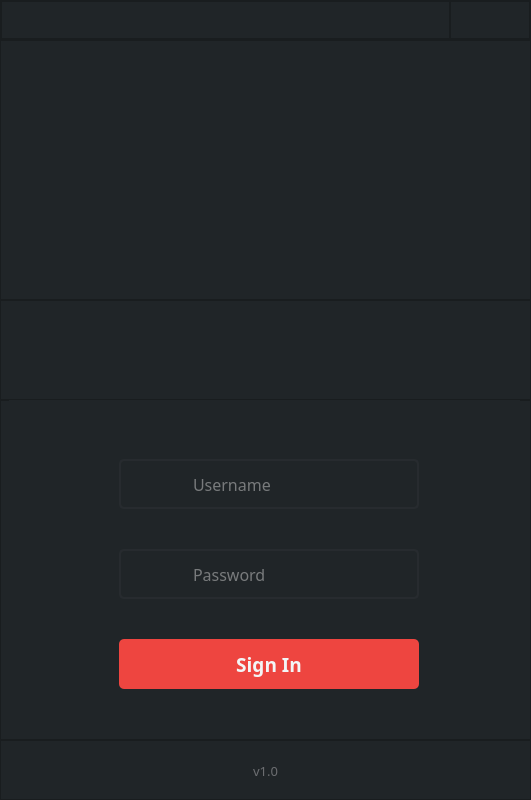
<?xml version="1.0" encoding="UTF-8"?>
<ui version="4.0">
 <class>BillyAuth</class>
 <widget class="QMainWindow" name="BillyAuth">
  <property name="geometry">
   <rect>
    <x>0</x>
    <y>0</y>
    <width>531</width>
    <height>800</height>
   </rect>
  </property>
  <property name="windowTitle">
   <string>MainWindow</string>
  </property>
  <widget class="QWidget" name="mainAuthWidget">
   <property name="styleSheet">
    <string notr="true">background-color: rgb(32, 37, 40);</string>
   </property>
   <layout class="QVBoxLayout" name="verticalLayout">
    <property name="spacing">
     <number>0</number>
    </property>
    <property name="leftMargin">
     <number>0</number>
    </property>
    <property name="topMargin">
     <number>0</number>
    </property>
    <property name="rightMargin">
     <number>0</number>
    </property>
    <property name="bottomMargin">
     <number>0</number>
    </property>
    <item>
     <widget class="QFrame" name="authHeader">
      <property name="maximumSize">
       <size>
        <width>16777215</width>
        <height>300</height>
       </size>
      </property>
      <property name="frameShape">
       <enum>QFrame::NoFrame</enum>
      </property>
      <property name="frameShadow">
       <enum>QFrame::Raised</enum>
      </property>
      <layout class="QVBoxLayout" name="verticalLayout_2">
       <property name="spacing">
        <number>0</number>
       </property>
       <property name="leftMargin">
        <number>0</number>
       </property>
       <property name="topMargin">
        <number>0</number>
       </property>
       <property name="rightMargin">
        <number>0</number>
       </property>
       <property name="bottomMargin">
        <number>0</number>
       </property>
       <item>
        <widget class="QFrame" name="authControl">
         <property name="minimumSize">
          <size>
           <width>0</width>
           <height>0</height>
          </size>
         </property>
         <property name="maximumSize">
          <size>
           <width>16777215</width>
           <height>40</height>
          </size>
         </property>
         <property name="frameShape">
          <enum>QFrame::StyledPanel</enum>
         </property>
         <property name="frameShadow">
          <enum>QFrame::Raised</enum>
         </property>
         <layout class="QHBoxLayout" name="horizontalLayout">
          <property name="spacing">
           <number>0</number>
          </property>
          <property name="leftMargin">
           <number>0</number>
          </property>
          <property name="topMargin">
           <number>0</number>
          </property>
          <property name="rightMargin">
           <number>0</number>
          </property>
          <property name="bottomMargin">
           <number>0</number>
          </property>
          <item>
           <widget class="QFrame" name="authDrag">
            <property name="maximumSize">
             <size>
              <width>16777215</width>
              <height>40</height>
             </size>
            </property>
            <property name="frameShape">
             <enum>QFrame::StyledPanel</enum>
            </property>
            <property name="frameShadow">
             <enum>QFrame::Raised</enum>
            </property>
           </widget>
          </item>
          <item>
           <widget class="QFrame" name="authControlButtons">
            <property name="maximumSize">
             <size>
              <width>80</width>
              <height>40</height>
             </size>
            </property>
            <property name="frameShape">
             <enum>QFrame::StyledPanel</enum>
            </property>
            <property name="frameShadow">
             <enum>QFrame::Raised</enum>
            </property>
            <layout class="QHBoxLayout" name="horizontalLayout_2">
             <property name="spacing">
              <number>0</number>
             </property>
             <property name="leftMargin">
              <number>0</number>
             </property>
             <property name="topMargin">
              <number>0</number>
             </property>
             <property name="rightMargin">
              <number>0</number>
             </property>
             <property name="bottomMargin">
              <number>0</number>
             </property>
             <item>
              <widget class="QPushButton" name="btnMinimizeAuth">
               <property name="font">
                <font>
                 <kerning>false</kerning>
                </font>
               </property>
               <property name="styleSheet">
                <string notr="true">QPushButton{
	border: none;
	background-color: rgb(32, 37, 40);
}
QPushButton:hover{
	background-color:#2a2e32;
}</string>
               </property>
               <property name="text">
                <string/>
               </property>
               <property name="icon">
                <iconset resource="billy_app.qrc">
                 <normaloff>:/images/Resources/minimize.png</normaloff>:/images/Resources/minimize.png</iconset>
               </property>
               <property name="iconSize">
                <size>
                 <width>40</width>
                 <height>40</height>
                </size>
               </property>
               <property name="flat">
                <bool>true</bool>
               </property>
              </widget>
             </item>
             <item>
              <widget class="QPushButton" name="btnCloseAuth">
               <property name="styleSheet">
                <string notr="true">QPushButton{
	border: none;
	background-color: rgb(32, 37, 40);
}
QPushButton:hover{
	background-color:#C72C41;
}</string>
               </property>
               <property name="text">
                <string/>
               </property>
               <property name="icon">
                <iconset resource="billy_app.qrc">
                 <normaloff>:/images/Resources/close.png</normaloff>:/images/Resources/close.png</iconset>
               </property>
               <property name="iconSize">
                <size>
                 <width>40</width>
                 <height>40</height>
                </size>
               </property>
               <property name="flat">
                <bool>true</bool>
               </property>
              </widget>
             </item>
            </layout>
           </widget>
          </item>
         </layout>
        </widget>
       </item>
       <item>
        <widget class="QFrame" name="authLogo">
         <property name="maximumSize">
          <size>
           <width>16777215</width>
           <height>260</height>
          </size>
         </property>
         <property name="styleSheet">
          <string notr="true">background-image: url(:/images/Resources/billy_full_logo_auth.png);
background-repeat: none;
background-position: center;</string>
         </property>
         <property name="frameShape">
          <enum>QFrame::StyledPanel</enum>
         </property>
         <property name="frameShadow">
          <enum>QFrame::Raised</enum>
         </property>
        </widget>
       </item>
      </layout>
     </widget>
    </item>
    <item>
     <widget class="QFrame" name="authButtons">
      <property name="maximumSize">
       <size>
        <width>16777215</width>
        <height>100</height>
       </size>
      </property>
      <property name="frameShape">
       <enum>QFrame::StyledPanel</enum>
      </property>
      <property name="frameShadow">
       <enum>QFrame::Raised</enum>
      </property>
      <layout class="QHBoxLayout" name="horizontalLayout_3">
       <item>
        <widget class="QPushButton" name="btnSignInSelection">
         <property name="maximumSize">
          <size>
           <width>100</width>
           <height>50</height>
          </size>
         </property>
         <property name="font">
          <font>
           <family>SF UI Display</family>
           <pointsize>14</pointsize>
           <weight>75</weight>
           <bold>true</bold>
          </font>
         </property>
         <property name="cursor">
          <cursorShape>PointingHandCursor</cursorShape>
         </property>
         <property name="styleSheet">
          <string notr="true">QPushButton{
	background-image: url(:/images/Resources/sign_in.png);
	border-radius: 5px;
}
QPushButton:checked
{	
	background-image: url(:/images/Resources/sign_in_selected.png);
}</string>
         </property>
         <property name="text">
          <string/>
         </property>
         <property name="checkable">
          <bool>true</bool>
         </property>
         <property name="checked">
          <bool>true</bool>
         </property>
         <property name="autoDefault">
          <bool>true</bool>
         </property>
         <property name="default">
          <bool>false</bool>
         </property>
         <property name="flat">
          <bool>true</bool>
         </property>
        </widget>
       </item>
       <item>
        <widget class="QPushButton" name="btnSignUpSelection">
         <property name="maximumSize">
          <size>
           <width>100</width>
           <height>50</height>
          </size>
         </property>
         <property name="font">
          <font>
           <family>SF UI Display</family>
           <pointsize>14</pointsize>
           <weight>75</weight>
           <bold>true</bold>
          </font>
         </property>
         <property name="cursor">
          <cursorShape>PointingHandCursor</cursorShape>
         </property>
         <property name="styleSheet">
          <string notr="true">QPushButton{
	background-image: url(:/images/Resources/sign_up.png);
	border-radius: 5px;
}
QPushButton:checked
{	
	background-image: url(:/images/Resources/sign_up_selected.png);
}</string>
         </property>
         <property name="text">
          <string/>
         </property>
         <property name="checkable">
          <bool>true</bool>
         </property>
         <property name="autoDefault">
          <bool>true</bool>
         </property>
         <property name="default">
          <bool>false</bool>
         </property>
         <property name="flat">
          <bool>true</bool>
         </property>
        </widget>
       </item>
      </layout>
     </widget>
    </item>
    <item>
     <widget class="QFrame" name="authFields">
      <property name="frameShape">
       <enum>QFrame::StyledPanel</enum>
      </property>
      <property name="frameShadow">
       <enum>QFrame::Raised</enum>
      </property>
      <widget class="QStackedWidget" name="stackedWidget">
       <property name="geometry">
        <rect>
         <x>9</x>
         <y>-1</y>
         <width>511</width>
         <height>331</height>
        </rect>
       </property>
       <widget class="QWidget" name="signInPage">
        <widget class="QLineEdit" name="txtSignInUsername">
         <property name="geometry">
          <rect>
           <x>110</x>
           <y>60</y>
           <width>300</width>
           <height>50</height>
          </rect>
         </property>
         <property name="font">
          <font>
           <family>SF UI Display</family>
           <pointsize>12</pointsize>
          </font>
         </property>
         <property name="styleSheet">
          <string notr="true">QLineEdit{
	border: 2px solid #272b2f;
	border-radius: 5px;
	color: #d0cfd0;
	padding-left: 70px;	
	background-color:#202528;	
	background-image: url(:/images/Resources/username.png);
	background-repeat: none;
	background-position: center;
}
QLineEdit:hover{
	border: 2px solid #EE4540;
}
QLineEdit:focus{
	border: 2px solid #EE4540;
}</string>
         </property>
         <property name="placeholderText">
          <string>Username</string>
         </property>
        </widget>
        <widget class="QLineEdit" name="txtSignInPassword">
         <property name="geometry">
          <rect>
           <x>110</x>
           <y>150</y>
           <width>300</width>
           <height>50</height>
          </rect>
         </property>
         <property name="font">
          <font>
           <family>SF UI Display</family>
           <pointsize>12</pointsize>
          </font>
         </property>
         <property name="styleSheet">
          <string notr="true">QLineEdit{
	border: 2px solid #272b2f;
	border-radius: 5px;
	color: #d0cfd0;
	padding-left: 70px;	
	background-color:#202528;
	background-image: url(:/images/Resources/password.png);
	background-repeat: none;
	background-position: center;
}
QLineEdit:hover{
	border: 2px solid #EE4540;
}
QLineEdit:focus{
	border: 2px solid #EE4540;
}</string>
         </property>
         <property name="echoMode">
          <enum>QLineEdit::Password</enum>
         </property>
         <property name="placeholderText">
          <string>Password</string>
         </property>
        </widget>
        <widget class="QPushButton" name="btnSignIn">
         <property name="geometry">
          <rect>
           <x>110</x>
           <y>240</y>
           <width>300</width>
           <height>50</height>
          </rect>
         </property>
         <property name="font">
          <font>
           <family>SF UI Display</family>
           <pointsize>14</pointsize>
           <weight>75</weight>
           <bold>true</bold>
          </font>
         </property>
         <property name="cursor">
          <cursorShape>PointingHandCursor</cursorShape>
         </property>
         <property name="styleSheet">
          <string notr="true">QPushButton{
	background-color: #EE4540;
	color: #f3f5f6;
	border-radius: 5px;
}
QPushButton:pressed
{	
	border-style:solid;
	border-width:2px;
}
QPushButton:hover{
	background-color: #C72C41;
}</string>
         </property>
         <property name="text">
          <string>Sign In</string>
         </property>
         <property name="autoDefault">
          <bool>true</bool>
         </property>
         <property name="default">
          <bool>false</bool>
         </property>
         <property name="flat">
          <bool>true</bool>
         </property>
        </widget>
       </widget>
       <widget class="QWidget" name="signUpPage">
        <widget class="QLineEdit" name="txtSignUpEmail">
         <property name="geometry">
          <rect>
           <x>110</x>
           <y>30</y>
           <width>300</width>
           <height>50</height>
          </rect>
         </property>
         <property name="font">
          <font>
           <family>SF UI Display</family>
           <pointsize>12</pointsize>
          </font>
         </property>
         <property name="styleSheet">
          <string notr="true">QLineEdit{
	border: 2px solid #272b2f;
	border-radius: 5px;
	color: #d0cfd0;
	padding-left: 70px;	
	background-color:#202528;
	background-image: url(:/images/Resources/email.png);
	background-repeat: none;
	background-position: center;
}
QLineEdit:hover{
	border: 2px solid #EE4540;
}
QLineEdit:focus{
	border: 2px solid #EE4540;
}</string>
         </property>
         <property name="placeholderText">
          <string>Email</string>
         </property>
        </widget>
        <widget class="QLineEdit" name="txtSignUpUsername">
         <property name="geometry">
          <rect>
           <x>110</x>
           <y>110</y>
           <width>300</width>
           <height>50</height>
          </rect>
         </property>
         <property name="font">
          <font>
           <family>SF UI Display</family>
           <pointsize>12</pointsize>
          </font>
         </property>
         <property name="styleSheet">
          <string notr="true">QLineEdit{
	border: 2px solid #272b2f;
	border-radius: 5px;
	color: #d0cfd0;
	padding-left: 70px;	
	background-color:#202528;
	background-image: url(:/images/Resources/username.png);
	background-repeat: none;
	background-position: center;
}
QLineEdit:hover{
	border: 2px solid #EE4540;
}
QLineEdit:focus{
	border: 2px solid #EE4540;
}</string>
         </property>
         <property name="placeholderText">
          <string>Username</string>
         </property>
        </widget>
        <widget class="QLineEdit" name="txtSignUpPassword">
         <property name="geometry">
          <rect>
           <x>110</x>
           <y>190</y>
           <width>300</width>
           <height>50</height>
          </rect>
         </property>
         <property name="font">
          <font>
           <family>SF UI Display</family>
           <pointsize>12</pointsize>
          </font>
         </property>
         <property name="styleSheet">
          <string notr="true">QLineEdit{
	border: 2px solid #272b2f;
	border-radius: 5px;
	color: #d0cfd0;
	padding-left: 70px;	
	background-color:#202528;
	background-image: url(:/images/Resources/password.png);
	background-repeat: none;
	background-position: center;
}
QLineEdit:hover{
	border: 2px solid #EE4540;
}
QLineEdit:focus{
	border: 2px solid #EE4540;
}</string>
         </property>
         <property name="echoMode">
          <enum>QLineEdit::Password</enum>
         </property>
         <property name="placeholderText">
          <string>Password</string>
         </property>
        </widget>
        <widget class="QPushButton" name="btnSignIn_2">
         <property name="geometry">
          <rect>
           <x>110</x>
           <y>270</y>
           <width>300</width>
           <height>50</height>
          </rect>
         </property>
         <property name="font">
          <font>
           <family>SF UI Display</family>
           <pointsize>14</pointsize>
           <weight>75</weight>
           <bold>true</bold>
          </font>
         </property>
         <property name="cursor">
          <cursorShape>PointingHandCursor</cursorShape>
         </property>
         <property name="styleSheet">
          <string notr="true">QPushButton{
	background-color: #EE4540;
	color: #f3f5f6;
	border-radius: 5px;
}
QPushButton:pressed
{	
	border-style:solid;
	border-width:2px;
}
QPushButton:hover{
	background-color: #C72C41;
}</string>
         </property>
         <property name="text">
          <string>Sign Up</string>
         </property>
         <property name="autoDefault">
          <bool>true</bool>
         </property>
         <property name="default">
          <bool>false</bool>
         </property>
         <property name="flat">
          <bool>true</bool>
         </property>
        </widget>
       </widget>
      </widget>
     </widget>
    </item>
    <item>
     <widget class="QFrame" name="authInfo">
      <property name="maximumSize">
       <size>
        <width>16777215</width>
        <height>60</height>
       </size>
      </property>
      <property name="frameShape">
       <enum>QFrame::StyledPanel</enum>
      </property>
      <property name="frameShadow">
       <enum>QFrame::Raised</enum>
      </property>
      <widget class="QLabel" name="lblAppVersion">
       <property name="geometry">
        <rect>
         <x>150</x>
         <y>20</y>
         <width>231</width>
         <height>21</height>
        </rect>
       </property>
       <property name="font">
        <font>
         <family>SF UI Display</family>
         <pointsize>10</pointsize>
        </font>
       </property>
       <property name="styleSheet">
        <string notr="true">color: #6c6e71;</string>
       </property>
       <property name="text">
        <string>v1.0</string>
       </property>
       <property name="alignment">
        <set>Qt::AlignCenter</set>
       </property>
      </widget>
     </widget>
    </item>
   </layout>
  </widget>
 </widget>
 <resources>
  <include location="billy_app.qrc"/>
 </resources>
 <connections/>
</ui>
